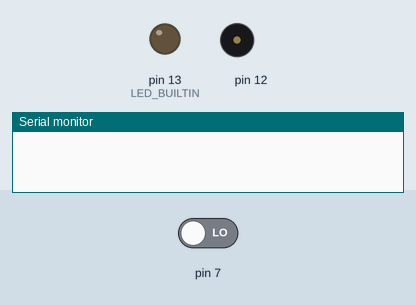
This sketch was run on a simulated Arduino Mega 2560, built with avr-gcc and run on an emulated ATmega2560. On the bench: output pins drawn as LEDs (lit = HIGH), buzzer (waves = sounding), the last lines printed to the serial monitor. The inputs (shaded band) are chosen by the test bench; at power-on: pin 7 LOW.

Above: at 1.2 s.
1.3 s: pin 7 driven HIGH
At 1.9 s:
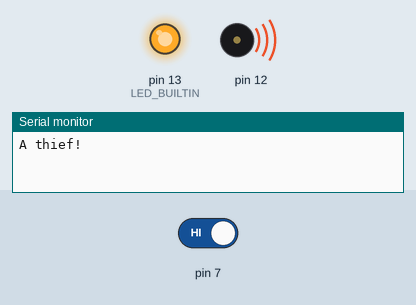
4.3 s: pin 7 driven LOW
At 5.3 s:
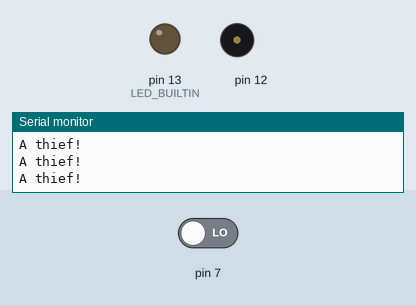
Timing chart, 0 to 7.3 s (numbered marks = the images above; inputs shaded):
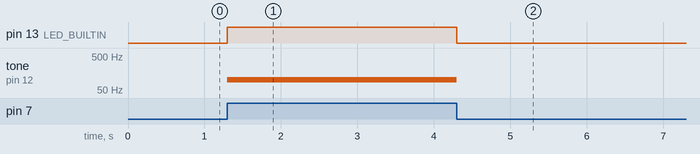

The sketch:

PIR_SENSOR.ino
```cpp
const uint8_t BUZZER_PIN = 12U;
const uint8_t PIR_PIN = 7U;

void setup() {
  // put your setup code here, to run once:
    Serial.begin(115200Ul);
    Serial1.begin(9600UL);  //bluetooth 연결.
    while(!Serial1);  //블루투스연결될떄까지 대기.
    pinMode(LED_BUILTIN, OUTPUT);
    pinMode(PIR_PIN, INPUT);
    pinMode(BUZZER_PIN, OUTPUT);
}

void loop() {
  // put your main code here, to run repeatedly:
  // 버튼이 한번 눌렀을떄 보안작동(블루투스 전송)
  // 버튼이 한번 더 눌리면 보안해제 (블루투스 전송)
    if(digitalRead(PIR_PIN)) {
      Serial.println(F("A thief!"));
      Serial1.println(F("도둑이야!"));
      tone(BUZZER_PIN, 100.2);  //PWM 부저에게 PWM 신호를 전달.
      digitalWrite(LED_BUILTIN, HIGH);
      delay(1000UL);
      noTone(BUZZER_PIN);
      digitalWrite(LED_BUILTIN, LOW);
    }
}
```

Measured:
- after the input at 1.3 s, pin 13 (LED_BUILTIN): LOW → HIGH at once; tone on pin 12: silent → 100 Hz at once
- after the input at 4.3 s, pin 13 (LED_BUILTIN): HIGH → LOW at once; tone on pin 12: 100 Hz → silent at once
